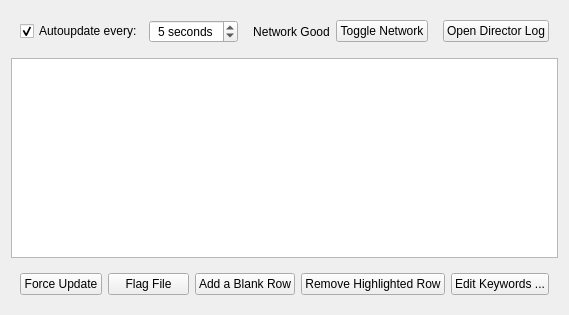
         <widget class="QWidget" name="dataLogTab">
          <property name="sizePolicy">
           <sizepolicy hsizetype="Expanding" vsizetype="Expanding">
            <horstretch>0</horstretch>
            <verstretch>0</verstretch>
           </sizepolicy>
          </property>
          <attribute name="title">
           <string>Data Log</string>
          </attribute>
          <layout class="QGridLayout" name="gridLayout_3">
           <item row="0" column="0">
            <widget class="QWidget" name="widget_5" native="true">
             <layout class="QGridLayout" name="gridLayout_12">
              <item row="1" column="2">
               <widget class="QSpinBox" name="data_log_update_interval">
                <property name="alignment">
                 <set>Qt::AlignCenter</set>
                </property>
                <property name="suffix">
                 <string> seconds</string>
                </property>
                <property name="value">
                 <number>5</number>
                </property>
               </widget>
              </item>
              <item row="1" column="0">
               <widget class="QCheckBox" name="data_log_autoupdate">
                <property name="sizePolicy">
                 <sizepolicy hsizetype="Fixed" vsizetype="Fixed">
                  <horstretch>0</horstretch>
                  <verstretch>0</verstretch>
                 </sizepolicy>
                </property>
                <property name="text">
                 <string>Autoupdate every:</string>
                </property>
                <property name="checked">
                 <bool>true</bool>
                </property>
               </widget>
              </item>
             </layout>
            </widget>
           </item>
           <item row="0" column="1">
            <widget class="QLabel" name="network_status_display">
             <property name="text">
              <string>Network Good</string>
             </property>
             <property name="alignment">
              <set>Qt::AlignCenter</set>
             </property>
            </widget>
           </item>
           <item row="0" column="3">
            <widget class="QWidget" name="log_data_widget" native="true">
             <layout class="QGridLayout" name="gridLayout_13">
              <item row="0" column="0">
               <widget class="QPushButton" name="open_director_log">
                <property name="text">
                 <string>Open Director Log</string>
                </property>
               </widget>
              </item>
             </layout>
            </widget>
           </item>
           <item row="10" column="0" colspan="4">
            <widget class="QWidget" name="widget_6" native="true">
             <property name="sizePolicy">
              <sizepolicy hsizetype="Minimum" vsizetype="Minimum">
               <horstretch>0</horstretch>
               <verstretch>0</verstretch>
              </sizepolicy>
             </property>
             <property name="maximumSize">
              <size>
               <width>16777215</width>
               <height>75</height>
              </size>
             </property>
             <layout class="QHBoxLayout" name="horizontalLayout_2">
              <item>
               <widget class="QPushButton" name="data_log_force_update">
                <property name="text">
                 <string>Force Update</string>
                </property>
               </widget>
              </item>
              <item>
               <widget class="QPushButton" name="data_log_flag_file">
                <property name="text">
                 <string>Flag File</string>
                </property>
               </widget>
              </item>
              <item>
               <widget class="QPushButton" name="data_log_add_row">
                <property name="text">
                 <string>Add a Blank Row</string>
                </property>
               </widget>
              </item>
              <item>
               <widget class="QPushButton" name="data_log_delete_row">
                <property name="text">
                 <string>Remove Highlighted Row</string>
                </property>
               </widget>
              </item>
              <item>
               <widget class="QPushButton" name="data_log_edit_keywords">
                <property name="text">
                 <string>Edit Keywords ...</string>
                </property>
               </widget>
              </item>
             </layout>
            </widget>
           </item>
           <item row="6" column="0" rowspan="4" colspan="4">
            <widget class="QTableWidget" name="table_data_log">
             <property name="sizePolicy">
              <sizepolicy hsizetype="MinimumExpanding" vsizetype="MinimumExpanding">
               <horstretch>0</horstretch>
               <verstretch>0</verstretch>
              </sizepolicy>
             </property>
             <property name="minimumSize">
              <size>
               <width>0</width>
               <height>200</height>
              </size>
             </property>
             <property name="frameShape">
              <enum>QFrame::StyledPanel</enum>
             </property>
             <property name="alternatingRowColors">
              <bool>true</bool>
             </property>
            </widget>
           </item>
           <item row="0" column="2">
            <widget class="QPushButton" name="toggle_network">
             <property name="text">
              <string>Toggle Network</string>
             </property>
            </widget>
           </item>
          </layout>
         </widget>
